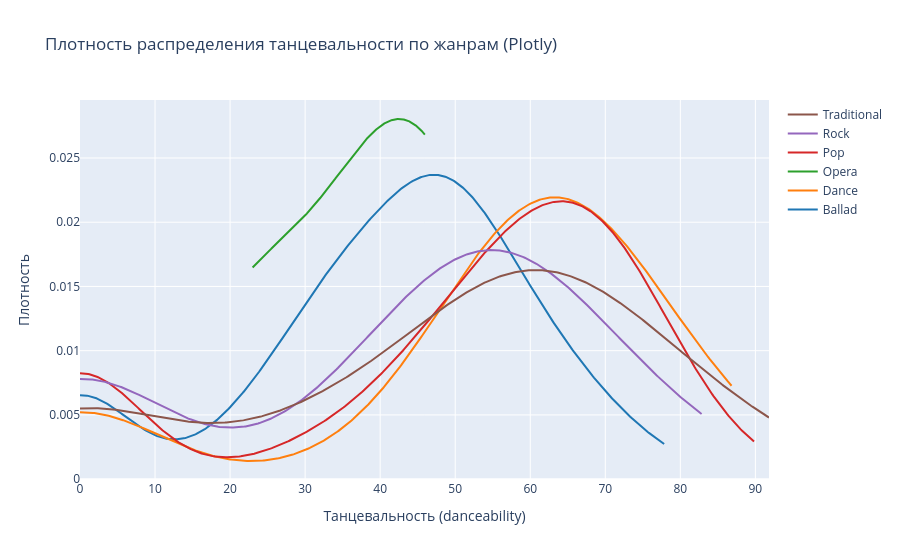

Notebook code for this chart:
### Code cell
# Plotly 
import plotly.figure_factory as ff

hist_data = []
group_labels = []
for style in sorted(df['style'].unique()):
    vals = df[df['style'] == style]['danceability'].dropna().values
    if len(vals) > 1:
        hist_data.append(vals)
        group_labels.append(style)

fig = ff.create_distplot(hist_data, group_labels, show_hist=False, show_rug=False)
fig.update_layout(
    title='Плотность распределения танцевальности по жанрам (Plotly)',
    xaxis_title='Танцевальность (danceability)',
    yaxis_title='Плотность'
)
fig.show()

### Figure 1 — Plotly figure (JSON) as saved in the notebook; plotly's stock layout.template omitted (floating-point values rounded to 4 significant figures; data arrays with more than 128 entries replaced by an {"elided": "..."} marker saying what was removed)
{"data": [{"legendgroup": "Ballad", "marker": {"color": "rgb(31, 119, 180)"}, "mode": "lines", "name": "Ballad", "showlegend": true, "type": "scatter", "x": {"elided": "500 float values"}, "xaxis": "x", "y": {"elided": "500 float values"}, "yaxis": "y"}, {"legendgroup": "Dance", "marker": {"color": "rgb(255, 127, 14)"}, "mode": "lines", "name": "Dance", "showlegend": true, "type": "scatter", "x": {"elided": "500 float values"}, "xaxis": "x", "y": {"elided": "500 float values"}, "yaxis": "y"}, {"legendgroup": "Opera", "marker": {"color": "rgb(44, 160, 44)"}, "mode": "lines", "name": "Opera", "showlegend": true, "type": "scatter", "x": {"elided": "500 float values"}, "xaxis": "x", "y": {"elided": "500 float values"}, "yaxis": "y"}, {"legendgroup": "Pop", "marker": {"color": "rgb(214, 39, 40)"}, "mode": "lines", "name": "Pop", "showlegend": true, "type": "scatter", "x": {"elided": "500 float values"}, "xaxis": "x", "y": {"elided": "500 float values"}, "yaxis": "y"}, {"legendgroup": "Rock", "marker": {"color": "rgb(148, 103, 189)"}, "mode": "lines", "name": "Rock", "showlegend": true, "type": "scatter", "x": {"elided": "500 float values"}, "xaxis": "x", "y": {"elided": "500 float values"}, "yaxis": "y"}, {"legendgroup": "Traditional", "marker": {"color": "rgb(140, 86, 75)"}, "mode": "lines", "name": "Traditional", "showlegend": true, "type": "scatter", "x": {"elided": "500 float values"}, "xaxis": "x", "y": {"elided": "500 float values"}, "yaxis": "y"}], "layout": {"barmode": "overlay", "hovermode": "closest", "legend": {"traceorder": "reversed"}, "title": {"text": "Плотность распределения танцевальности по жанрам (Plotly)"}, "xaxis": {"anchor": "y2", "domain": [0, 1], "title": {"text": "Танцевальность (danceability)"}, "zeroline": false}, "yaxis": {"anchor": "free", "domain": [0, 1], "position": 0, "title": {"text": "Плотность"}}}}
